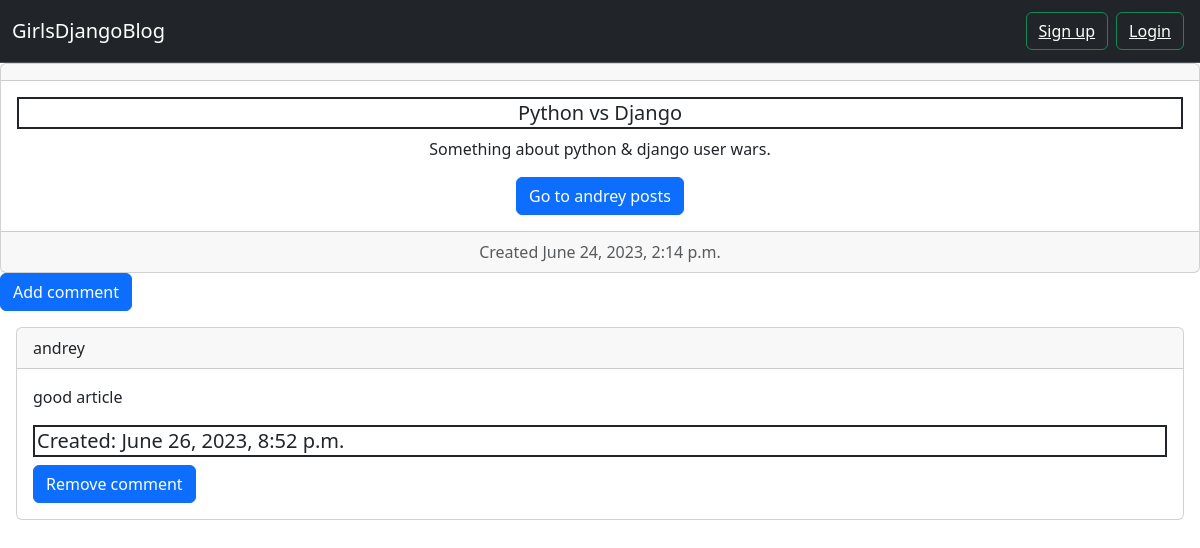
The app's page /post/1/ with its own data.
### blog/models.py (models this page shows, shortened)
class Post(models.Model):
    author = models.ForeignKey(settings.AUTH_USER_MODEL, on_delete=models.CASCADE)
    title = models.CharField(max_length=200)
    text = models.TextField()
    created_date = models.DateTimeField(default=timezone.now)
    published_date = models.DateTimeField(blank=True, null=True)

class Comment(models.Model):
    post = models.ForeignKey('blog.Post', on_delete=models.CASCADE, related_name='comments')
    author = models.CharField(max_length=200)
    text = models.TextField()
    created_date = models.DateTimeField(default=timezone.now)
    approved_comment = models.BooleanField(default=False)

### blog/views.py (the view)
# urls.py: path('post/<int:pk>/', views.post_detail, name='post_detail'),
def post_detail(request, pk):
    post = get_object_or_404(Post, pk=pk)
    return render(request, 'blog/post_detail.html', {'post': post})

### blog/templates/blog/post_detail.html (shortened to what this page needs)
{% extends "blog/base.html" %}
{% block content %}
    <div class="card text-center">
  <div class="card-header">
  </div>
  <div class="card-body">
    <h5 class="card-title">{{ post.title }}</h5>
    <p class="card-text">{{ post.text }}</p>
    <a href="{% url 'posts_by_author' author=post.author %}" class="btn btn-primary">Go to {{ post.author }} posts</a>
  </div>
  <div class="card-footer text-body-secondary">
    Created {{ post.created_date }}
  </div>
</div>
    <a href="{% url 'add_post_comment' pk=post.pk %}" class="btn btn-primary">Add comment</a>
    {% if post.comments.all.count > 0 %}
    {% for i in post.comments.all %}
    <div class="card m-3">
  <div class="card-header">
    {{ i.author }}
  </div>
      <div class="card-body">
    <p class="card-text">{{ i.text }}</p>
    <h5 class="card-title">Created: {{ i.created_date }}</h5>
          <a href="{% url 'remove_comment' pk=i.pk %}" class="btn btn-primary">Remove comment</a>
  </div>
</div>
{% endfor %}
    {% else %}
        <h5 class="card-title m-3">No comments here yet :(</h5>
    {% endif %}
{% endblock %}

### blog/static/css/blog.css (style rules this page uses)
a { color: white; }
h5 { padding: 2px; border: 2px solid ; }

### records on screen
Post: title "Python vs Django", text "Something about python & django user wars.", author "andrey", created_date "June 24, 2023, 2:14 p.m."
Comment: author "andrey", text "good article", created_date "June 26, 2023, 8:52 p.m."
